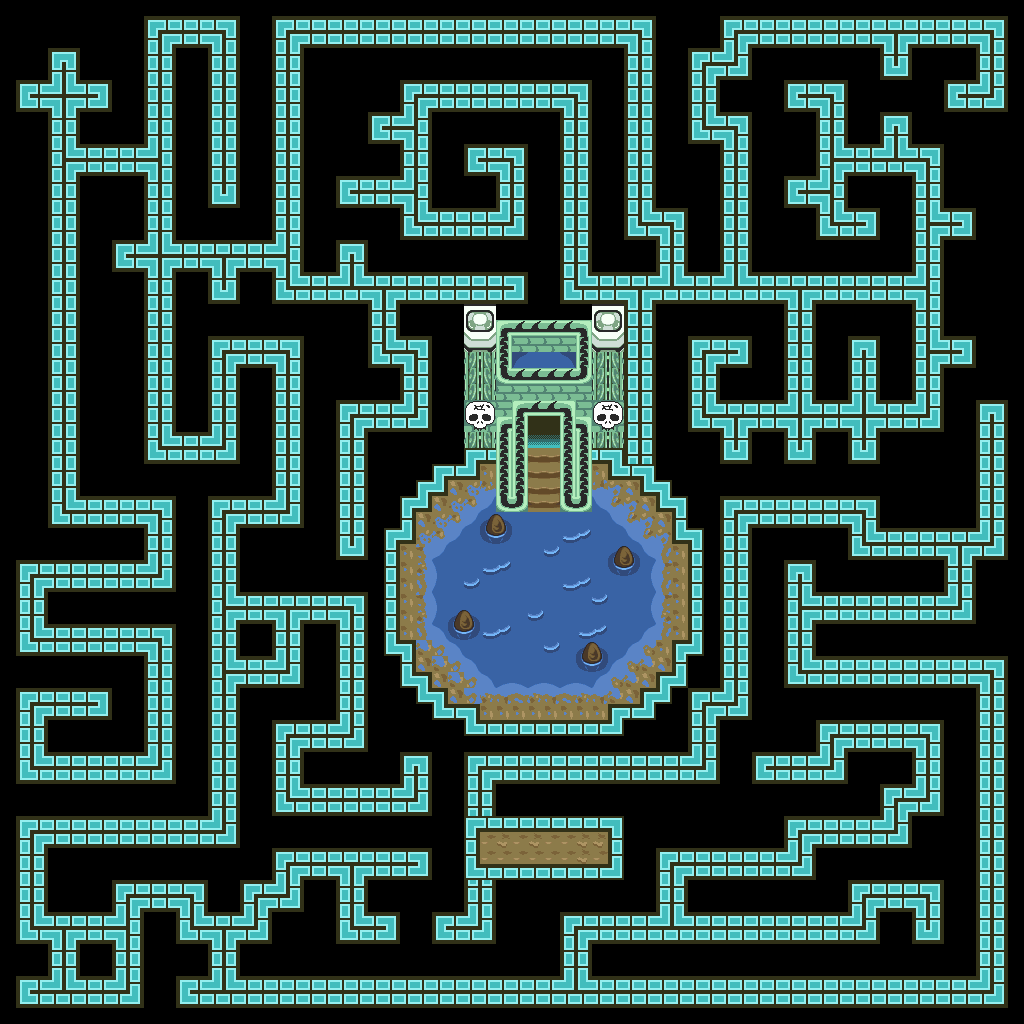

Tiled map render using the project's own tile images. Description and the map definition, with tile-layer contents summarised, below:
An orthogonal 64x64 tile map with 16x16 px tiles, 1 tile layer (base), 2 hidden layers not drawn and 3 objects.

<map version="1.10" tiledversion="1.12.1" orientation="orthogonal" renderorder="right-down" width="64" height="64" tilewidth="16" tileheight="16" infinite="0" nextlayerid="4" nextobjectid="4">
 <tileset firstgid="1" source="../classiciphone_pics4.tsx" />
 <layer id="1" name="base" width="64" height="64">
  <data>[4096 cells, 4096 non-empty, 84 distinct tile ids]</data>
 </layer>
 <layer id="2" name="collision" width="64" height="64" visible="0">
  <properties><property name="collision" value="true" /></properties>
  <data>[4096 cells, 2082 non-empty, 1 distinct tile ids]</data>
 </layer>
 <layer id="3" name="water" width="64" height="64" visible="0">
  <properties><property name="terrain" value="water" /></properties>
  <data>[4096 cells, 216 non-empty, 1 distinct tile ids]</data>
 </layer>
 <objectgroup id="4" name="npcs">
  <object id="1" x="512.0" y="800.0" width="16" height="16">
   <properties>
    <property name="script" type="string">-- Auto-converted from GraalScript
-- join("quest_water_guide");
-- function onPlayertouchsme() {
-- if (clientr.quest_water[0] &lt; 5) {
-- clientr.quest_water[0] = 5;
end
end
-- [CLIENT-SIDE — server no-op]
-- if (created) {
-- setstring this.text,Wow! you saved me!
-- #b
-- #b
-- #bI never thought that thing
-- #bwould get to the end of the
-- #bGreenwater Path. The water
-- #bkey is back at the end of
-- #bthe Redwater Path, you can
-- #bhave that as a reward!
-- #bUse the Warp Ring to get out...;
-- }</property>
   </properties>
  </object>
  <object id="2" x="512.0" y="848.0" width="16" height="16">
   <properties>
    <property name="gani" value="attackblock.png" />
    <property name="script" type="string">-- Auto-converted from GraalScript
-- [CLIENT-SIDE — server no-op]
-- if (playerenters) {
-- setshape 1,32,32;
-- x  = 32.5;
-- setcoloreffect 0,0,0,0;
-- timeout = .05;
-- }
-- 
-- if (timeout) {
-- if (playery &gt;= 60) show;
-- else hide;
-- timeout = .05;
-- }</property>
   </properties>
  </object>
  <object id="3" x="576.0" y="640.0" width="16" height="16">
   <properties>
    <property name="script" type="string">-- Auto-converted from GraalScript
-- join("lantern_darkroom");
-- [CLIENT-SIDE — server no-op]
-- if (created) {
-- this.inner_radius = 5;
-- this.outer_radius = 92;
-- }</property>
   </properties>
  </object>
 </objectgroup>
</map>
